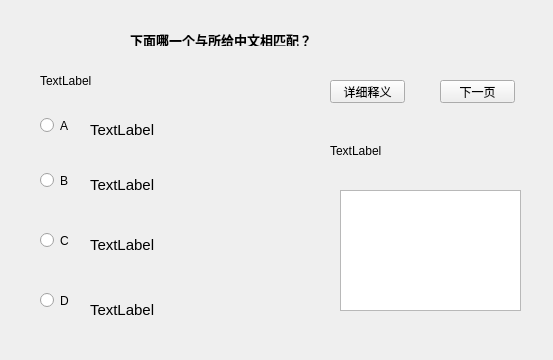
<?xml version="1.0" encoding="UTF-8"?>
<ui version="4.0">
 <class>Test2</class>
 <widget class="QWidget" name="Test2">
  <property name="geometry">
   <rect>
    <x>0</x>
    <y>0</y>
    <width>553</width>
    <height>360</height>
   </rect>
  </property>
  <property name="windowTitle">
   <string>Form</string>
  </property>
  <widget class="QLabel" name="label">
   <property name="geometry">
    <rect>
     <x>130</x>
     <y>30</y>
     <width>201</width>
     <height>16</height>
    </rect>
   </property>
   <property name="text">
    <string>&lt;html&gt;&lt;head/&gt;&lt;body&gt;&lt;p&gt;&lt;span style=&quot; font-size:10pt; font-weight:600;&quot;&gt;下面哪一个与所给中文相匹配？&lt;/span&gt;&lt;/p&gt;&lt;/body&gt;&lt;/html&gt;</string>
   </property>
  </widget>
  <widget class="QRadioButton" name="A">
   <property name="geometry">
    <rect>
     <x>40</x>
     <y>110</y>
     <width>31</width>
     <height>31</height>
    </rect>
   </property>
   <property name="text">
    <string>A</string>
   </property>
  </widget>
  <widget class="QRadioButton" name="B">
   <property name="geometry">
    <rect>
     <x>40</x>
     <y>170</y>
     <width>31</width>
     <height>21</height>
    </rect>
   </property>
   <property name="text">
    <string>B</string>
   </property>
  </widget>
  <widget class="QRadioButton" name="C">
   <property name="geometry">
    <rect>
     <x>40</x>
     <y>230</y>
     <width>31</width>
     <height>21</height>
    </rect>
   </property>
   <property name="text">
    <string>C</string>
   </property>
  </widget>
  <widget class="QRadioButton" name="D">
   <property name="geometry">
    <rect>
     <x>40</x>
     <y>290</y>
     <width>31</width>
     <height>21</height>
    </rect>
   </property>
   <property name="text">
    <string>D</string>
   </property>
  </widget>
  <widget class="QLabel" name="A_text">
   <property name="geometry">
    <rect>
     <x>90</x>
     <y>100</y>
     <width>211</width>
     <height>61</height>
    </rect>
   </property>
   <property name="text">
    <string>&lt;html&gt;&lt;head/&gt;&lt;body&gt;&lt;p&gt;&lt;span style=&quot; font-size:11pt;&quot;&gt;TextLabel&lt;/span&gt;&lt;/p&gt;&lt;/body&gt;&lt;/html&gt;</string>
   </property>
  </widget>
  <widget class="QLabel" name="B_text">
   <property name="geometry">
    <rect>
     <x>90</x>
     <y>160</y>
     <width>211</width>
     <height>51</height>
    </rect>
   </property>
   <property name="text">
    <string>&lt;html&gt;&lt;head/&gt;&lt;body&gt;&lt;p&gt;&lt;span style=&quot; font-size:11pt;&quot;&gt;TextLabel&lt;/span&gt;&lt;/p&gt;&lt;/body&gt;&lt;/html&gt;</string>
   </property>
  </widget>
  <widget class="QLabel" name="C_text">
   <property name="geometry">
    <rect>
     <x>90</x>
     <y>220</y>
     <width>221</width>
     <height>51</height>
    </rect>
   </property>
   <property name="text">
    <string>&lt;html&gt;&lt;head/&gt;&lt;body&gt;&lt;p&gt;&lt;span style=&quot; font-size:11pt;&quot;&gt;TextLabel&lt;/span&gt;&lt;/p&gt;&lt;/body&gt;&lt;/html&gt;</string>
   </property>
  </widget>
  <widget class="QLabel" name="D_text">
   <property name="geometry">
    <rect>
     <x>90</x>
     <y>280</y>
     <width>211</width>
     <height>61</height>
    </rect>
   </property>
   <property name="text">
    <string>&lt;html&gt;&lt;head/&gt;&lt;body&gt;&lt;p&gt;&lt;span style=&quot; font-size:11pt;&quot;&gt;TextLabel&lt;/span&gt;&lt;/p&gt;&lt;/body&gt;&lt;/html&gt;</string>
   </property>
  </widget>
  <widget class="QPushButton" name="detail_btn">
   <property name="geometry">
    <rect>
     <x>330</x>
     <y>80</y>
     <width>75</width>
     <height>23</height>
    </rect>
   </property>
   <property name="text">
    <string>详细释义</string>
   </property>
  </widget>
  <widget class="QPushButton" name="next_btn">
   <property name="geometry">
    <rect>
     <x>440</x>
     <y>80</y>
     <width>75</width>
     <height>23</height>
    </rect>
   </property>
   <property name="text">
    <string>下一页</string>
   </property>
  </widget>
  <widget class="QTextBrowser" name="textBrowser">
   <property name="geometry">
    <rect>
     <x>340</x>
     <y>190</y>
     <width>181</width>
     <height>121</height>
    </rect>
   </property>
  </widget>
  <widget class="QLabel" name="test_word">
   <property name="geometry">
    <rect>
     <x>40</x>
     <y>60</y>
     <width>271</width>
     <height>41</height>
    </rect>
   </property>
   <property name="text">
    <string>TextLabel</string>
   </property>
  </widget>
  <widget class="QLabel" name="ans">
   <property name="geometry">
    <rect>
     <x>330</x>
     <y>130</y>
     <width>191</width>
     <height>41</height>
    </rect>
   </property>
   <property name="text">
    <string>TextLabel</string>
   </property>
  </widget>
 </widget>
 <resources/>
 <connections/>
</ui>
